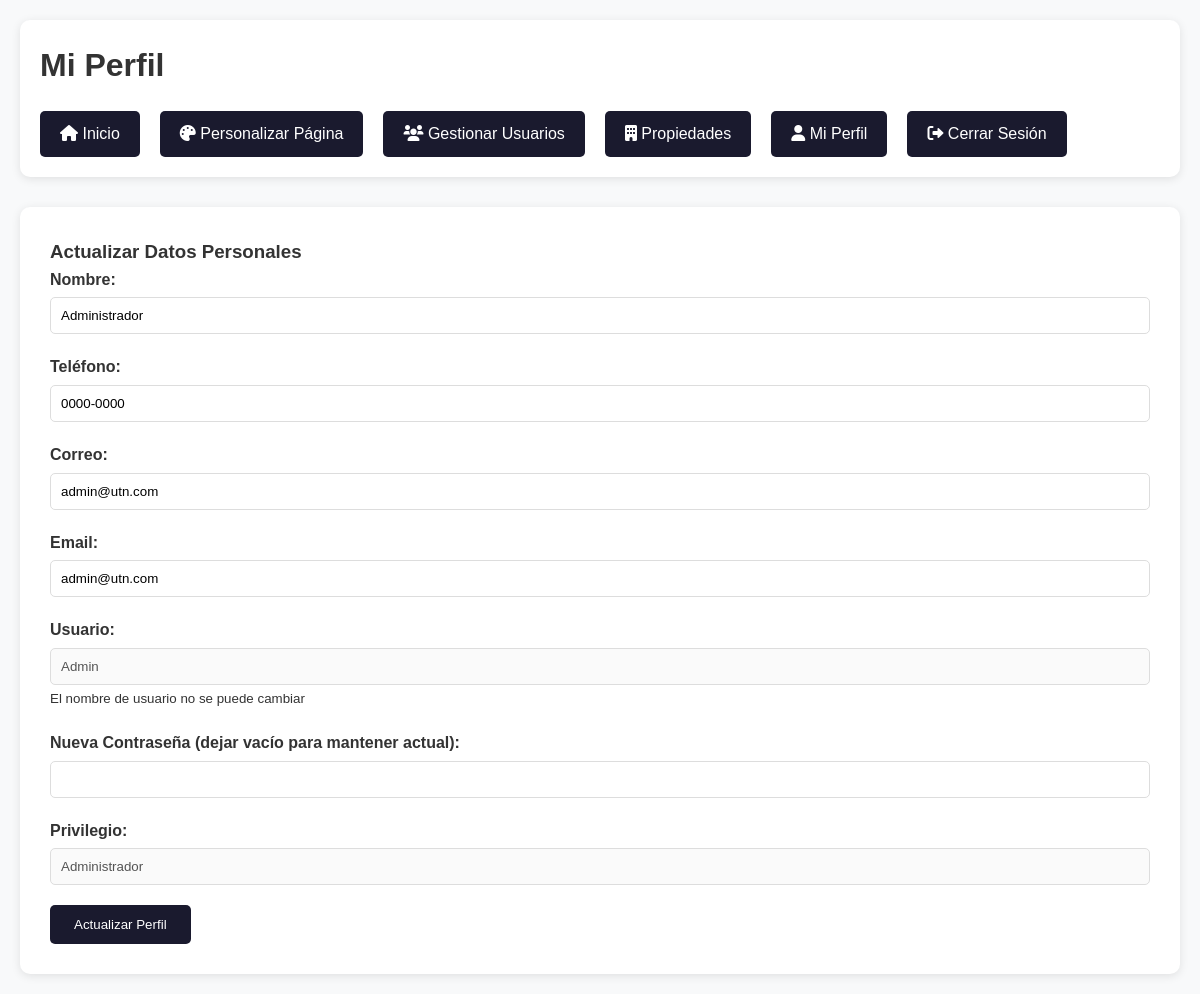
The page /admin/perfil.php (signed in) on the database its author committed.
### tables this page shows
CREATE TABLE usuarios (
    id INT AUTO_INCREMENT PRIMARY KEY,
    nombre VARCHAR(100) NOT NULL,
    telefono VARCHAR(20),
    correo VARCHAR(100) UNIQUE NOT NULL,
    email VARCHAR(100),
    usuario VARCHAR(50) UNIQUE NOT NULL,
    contrasena VARCHAR(255) NOT NULL,
    privilegio ENUM('administrador', 'agente_ventas') DEFAULT 'agente_ventas',
    fecha_creacion TIMESTAMP DEFAULT CURRENT_TIMESTAMP
);

### admin/perfil.php (the view, shortened to what this page needs)
<?php
$database = new Database();
$db = $database->getConnection();
$query = "SELECT * FROM usuarios WHERE id = :id";
$stmt = $db->prepare($query);
$stmt->bindParam(':id', $_SESSION['user_id']);
$stmt->execute();
$usuario = $stmt->fetch(PDO::FETCH_ASSOC);
?>
<!DOCTYPE html>
<html lang="es">
<head>
    <link rel="stylesheet" href="../css/styles.css">
    <link rel="stylesheet" href="https://cdnjs.cloudflare.com/ajax/libs/font-awesome/6.0.0/css/all.min.css">
</head>
<body>
    <div class="admin-panel">
        <div class="admin-container">
            <div class="admin-header">
                <h1>Mi Perfil</h1>
                <div class="admin-nav">
                    <a href="dashboard.php"><i class="fas fa-home"></i> Inicio</a>
                    <?php if ($_SESSION['privilegio'] == 'administrador'): ?>
                        <a href="personalizar.php"><i class="fas fa-palette"></i> Personalizar Página</a>
                        <a href="usuarios.php"><i class="fas fa-users"></i> Gestionar Usuarios</a>
                    <?php endif; ?>
                    <a href="propiedades.php"><i class="fas fa-building"></i> Propiedades</a>
                    <a href="perfil.php"><i class="fas fa-user"></i> Mi Perfil</a>
                    <a href="../includes/logout.php"><i class="fas fa-sign-out-alt"></i> Cerrar Sesión</a>
                </div>
            </div>
            <div class="admin-content">
                <h3>Actualizar Datos Personales</h3>
                <form method="POST">
                    <div class="form-group">
                        <label>Nombre:</label>
                        <input type="text" name="nombre" value="<?php echo htmlspecialchars($usuario['nombre']); ?>" required>
                    </div>
                    <div class="form-group">
                        <label>Teléfono:</label>
                        <input type="text" name="telefono" value="<?php echo htmlspecialchars($usuario['telefono']); ?>">
                    </div>
                    <div class="form-group">
                        <label>Correo:</label>
                        <input type="email" name="correo" value="<?php echo htmlspecialchars($usuario['correo']); ?>" required>
                    </div>
                    <div class="form-group">
                        <label>Email:</label>
                        <input type="email" name="email" value="<?php echo htmlspecialchars($usuario['email']); ?>">
                    </div>
                    <div class="form-group">
                        <label>Usuario:</label>
                        <input type="text" value="<?php echo htmlspecialchars($usuario['usuario']); ?>" disabled>
                        <small>El nombre de usuario no se puede cambiar</small>
                    </div>
                    <div class="form-group">
                        <label>Nueva Contraseña (dejar vacío para mantener actual):</label>
                        <input type="password" name="contrasena">
                    </div>
                    <div class="form-group">
                        <label>Privilegio:</label>
                        <input type="text" value="<?php echo ucfirst(str_replace('_', ' ', $usuario['privilegio'])); ?>" disabled>
                    </div>
                    <button type="submit" class="btn">Actualizar Perfil</button>
                </form>
            </div>
        </div>
    </div>
</body>
</html>

### css/styles.css (style rules this page uses)
* { margin: 0; padding: 0; box-sizing: border-box; }
body { font-family: "Arial", sans-serif; line-height: 1.6; color: #333; }
.admin-panel { background: #f8f9fa; min-height: 100vh; padding: 20px 0; }
.admin-container { max-width: 1200px; margin: 0 auto; padding: 0 20px; }
.admin-header { background: white; padding: 20px; border-radius: 10px; margin-bottom: 30px; box-shadow: 0 2px 10px rgba(0, 0, 0, 0.1); }
.admin-nav { display: flex; gap: 20px; margin-top: 20px; }
.admin-nav a { background: #1a1a2e; color: white; padding: 10px 20px; text-decoration: none; border-radius: 5px; transition: background 0.3s; }
.admin-content { background: white; padding: 30px; border-radius: 10px; box-shadow: 0 2px 10px rgba(0, 0, 0, 0.1); }
.form-group { margin-bottom: 20px; }
.form-group label { display: block; margin-bottom: 5px; font-weight: bold; }
.form-group input, .form-group select, .form-group textarea { width: 100%; padding: 10px; border: 1px solid #ddd; border-radius: 5px; }
.btn { background: #1a1a2e; color: white; padding: 12px 24px; border: none; border-radius: 5px; cursor: pointer; text-decoration: none; display: inline-block; margin-right: 10px; }

### rows shown on the page
usuarios: nombre "Administrador", telefono "0000-0000", correo "admin@utn.com", email "admin@utn.com", usuario "Admin", privilegio "Administrador"
